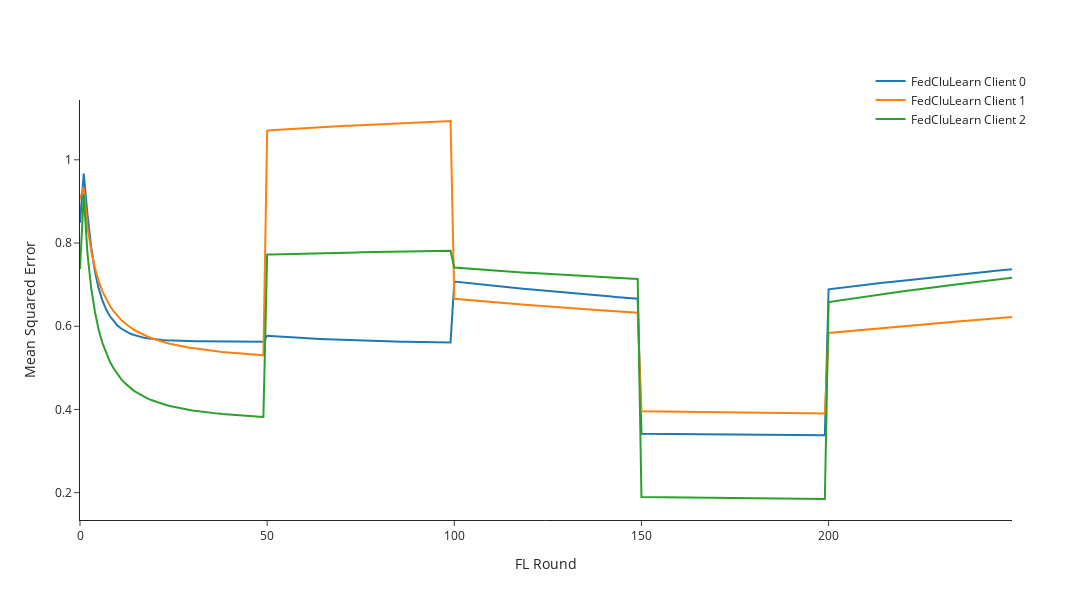

The notebook cell this image was saved under:
### Code cell
n_rounds, y_df_list, y_df1_list, y_df2_list, y_df3_list = preprocessing_results_all_clients2(filename1=local_FedCluLearn, filename2=local_FedCluLearn, filename3=local_FedAtt, filename4=local_FedProx, n_clients=3, mse_column='mse')
plot_plotly3(n_rounds, y_df_list, y_df1_list, y_df2_list, y_df3_list, n_clients = 3, model='FedCluLearn', title='Local Mean Squared Error over FL Rounds', y_axis_title='Mean Squared Error')

### Figure 1 — Plotly figure (JSON) as saved in the notebook; plotly's stock layout.template omitted (floating-point values rounded to 4 significant figures; data arrays with more than 128 entries replaced by an {"elided": "..."} marker saying what was removed)
{"data": [{"line": {"dash": "solid"}, "mode": "lines", "name": "FedCluLearn Client 0", "type": "scatter", "x": {"elided": "251 int values"}, "y": {"elided": "250 float values"}}, {"line": {"dash": "solid"}, "mode": "lines", "name": "FedCluLearn Client 1", "type": "scatter", "x": {"elided": "251 int values"}, "y": {"elided": "250 float values"}}, {"line": {"dash": "solid"}, "mode": "lines", "name": "FedCluLearn Client 2", "type": "scatter", "x": {"elided": "251 int values"}, "y": {"elided": "250 float values"}}], "layout": {"height": 600, "legend": {"orientation": "v", "xanchor": "right", "yanchor": "middle"}, "width": 1200, "xaxis": {"title": {"text": "FL Round"}}, "yaxis": {"title": {"text": "Mean Squared Error"}}}}
